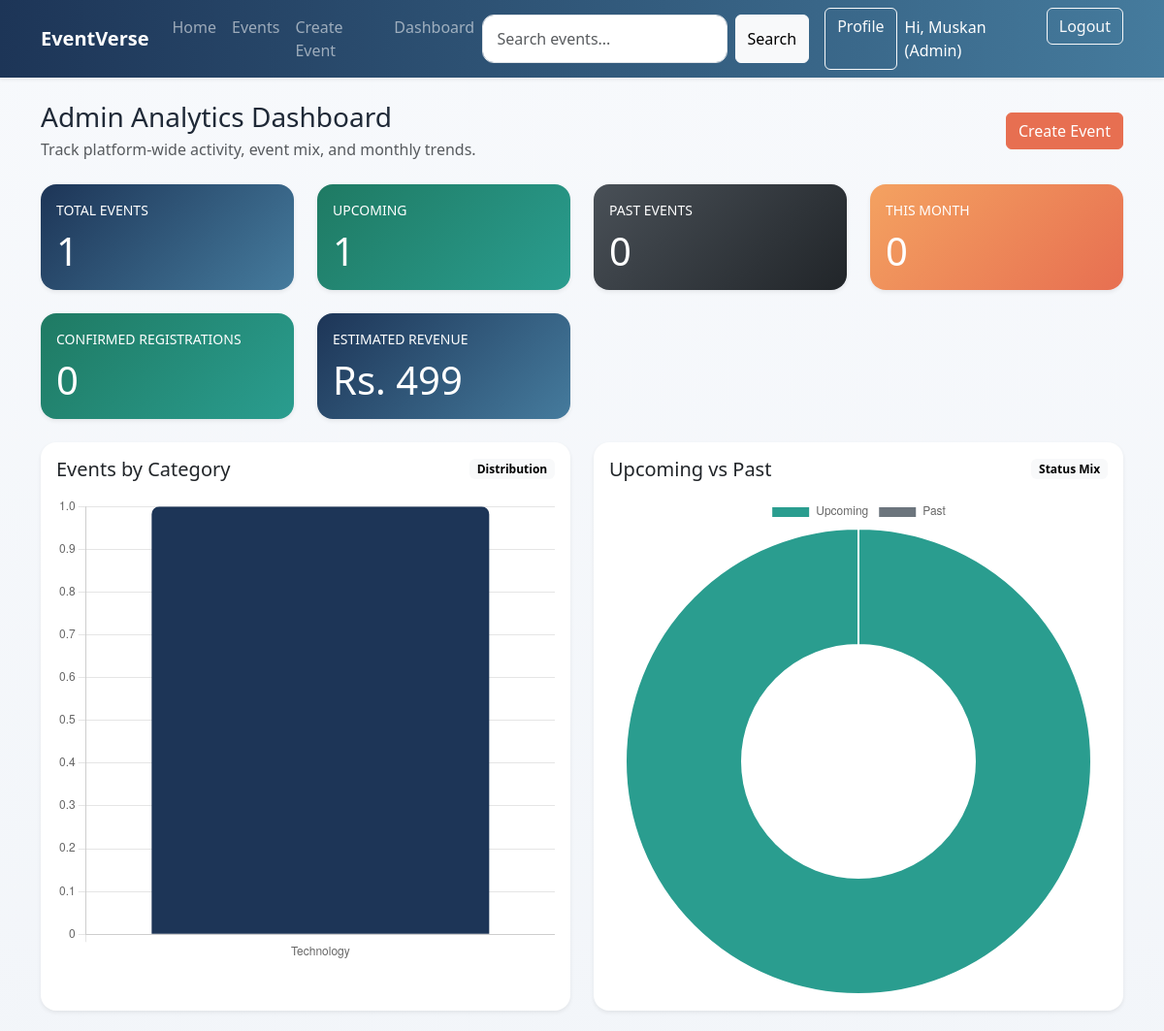
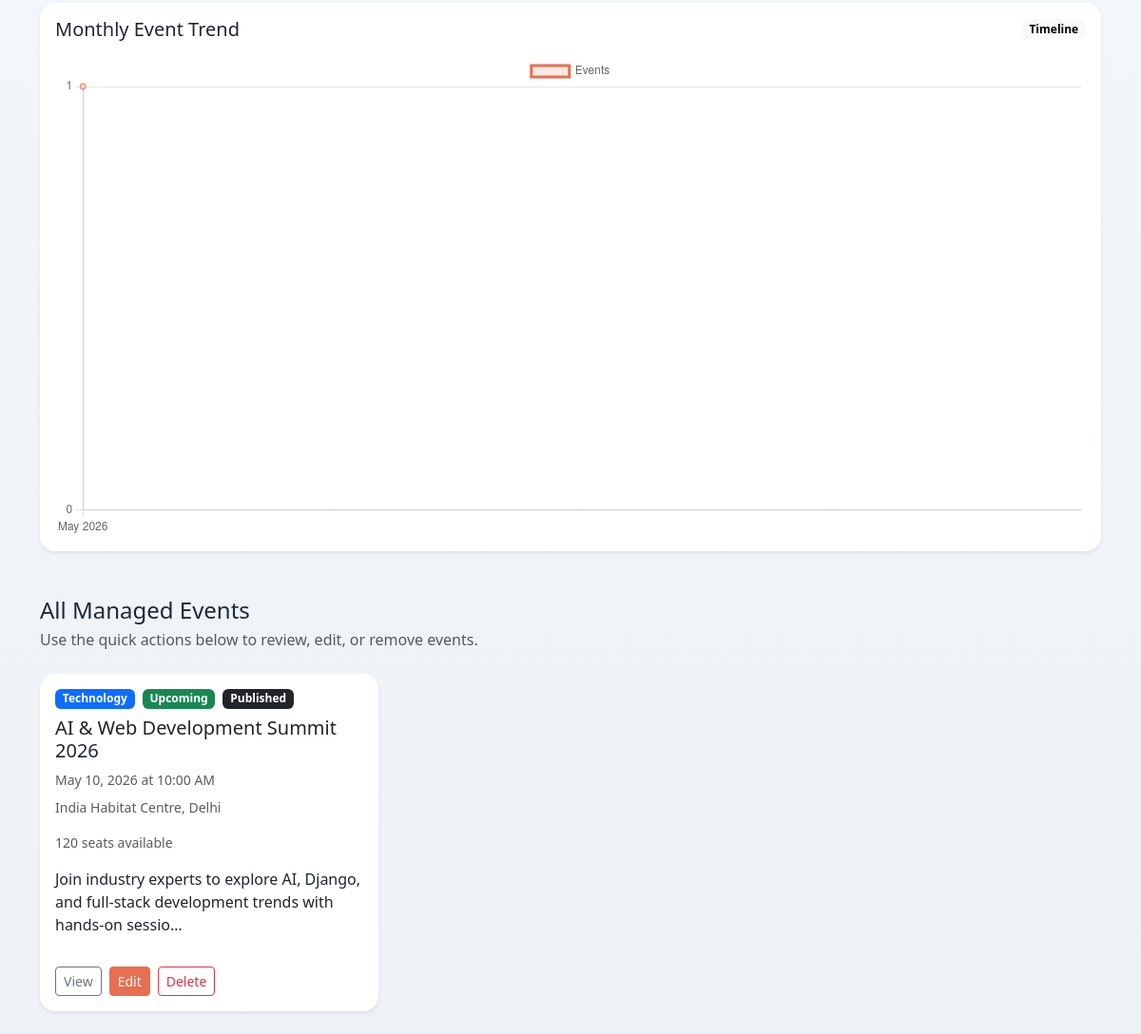
Page /dashboard/ (signed in) on the earlier database version (2 pictures, top to bottom).
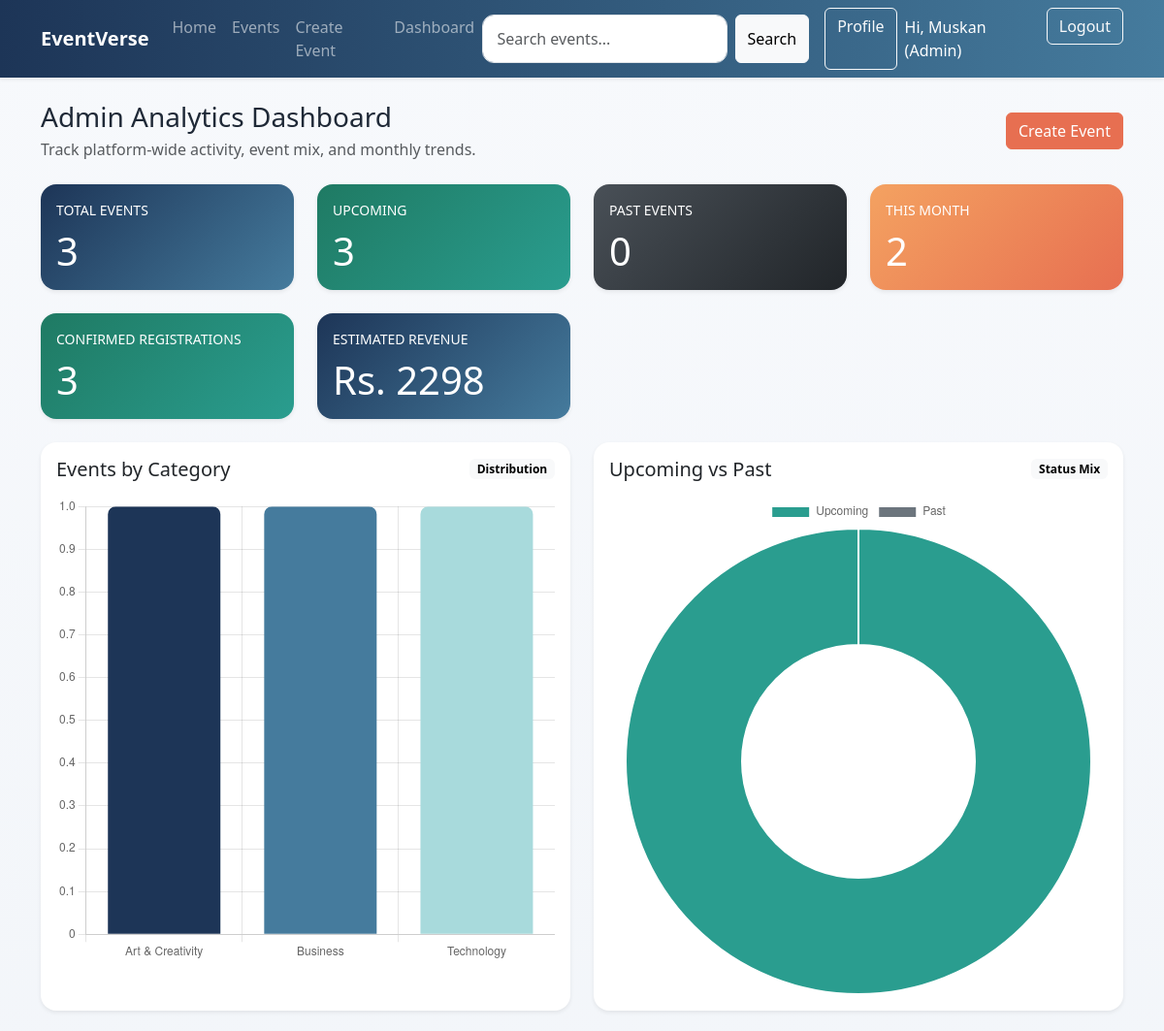
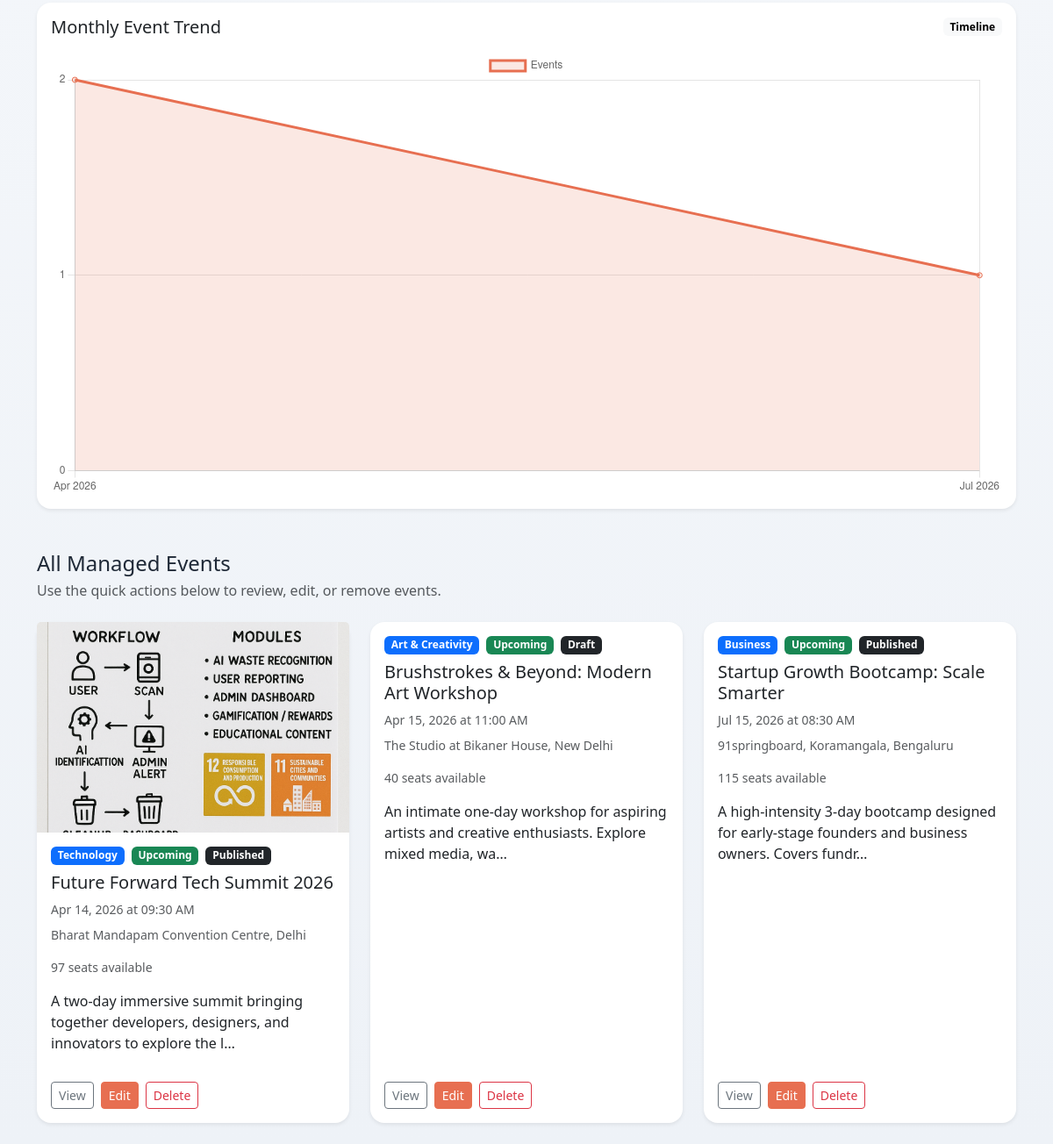
Same page on the later database version (2 pictures, top to bottom).
### events/models.py (models this page shows, shortened)
class Event(models.Model):
    class Status(models.TextChoices):
        DRAFT = 'draft', 'Draft'
        PUBLISHED = 'published', 'Published'
        CANCELLED = 'cancelled', 'Cancelled'
        COMPLETED = 'completed', 'Completed'
    title = models.CharField(max_length=200)
    slug = models.SlugField(max_length=220, unique=True, blank=True)
    description = models.TextField()
    category = models.ForeignKey(Category, on_delete=models.PROTECT, related_name='events')
    organizer = models.ForeignKey(
        settings.AUTH_USER_MODEL,
        on_delete=models.CASCADE,
        related_name='organized_events',
    )
    venue = models.CharField(max_length=255)
    city = models.CharField(max_length=120)
    start_date = models.DateField()
    end_date = models.DateField()
    start_time = models.TimeField()
    end_time = models.TimeField()
    capacity = models.PositiveIntegerField(default=1)
    price = models.DecimalField(max_digits=10, decimal_places=2, default=Decimal('0.00'))
    status = models.CharField(max_length=20, choices=Status.choices, default=Status.DRAFT)
    image = models.ImageField(upload_to='events/', blank=True, null=True)
    google_maps_url = models.URLField(blank=True)
    created_at = models.DateTimeField(auto_now_add=True)
    class Meta:
        ordering = ['start_date', 'start_time', '-created_at']
    @property
    def event_timing_status(self):
        return 'Upcoming' if self.start_datetime >= timezone.now() else 'Past'
    @property
    def start_datetime(self):
        return timezone.make_aware(datetime.combine(self.start_date, self.start_time))
    @property
    def confirmed_seats(self):
        return (
            self.registrations.filter(status=Registration.Status.CONFIRMED)
            .aggregate(total=models.Sum('seat_count'))
            .get('total')
            or 0
        )
    @property
    def available_seats(self):
        return max(self.capacity - self.confirmed_seats, 0)
    @property
    def primary_media(self):
        media_item = self.media_assets.first()
        if media_item:
            return media_item
        if self.image:
            return type('LegacyImage', (), {'media_type': EventMedia.MediaType.IMAGE, 'file': self.image})()
        return None

class Category(models.Model):
    name = models.CharField(max_length=100, unique=True)
    class Meta:
        ordering = ['name']

class EventMedia(models.Model):
    class MediaType(models.TextChoices):
        IMAGE = 'image', 'Image'
        VIDEO = 'video', 'Video'
    event = models.ForeignKey(Event, on_delete=models.CASCADE, related_name='media_assets')
    file = models.FileField(upload_to='events/media/')
    media_type = models.CharField(max_length=10, choices=MediaType.choices)
    created_at = models.DateTimeField(auto_now_add=True)
    class Meta:
        ordering = ['created_at', 'id']

### dashboard/views.py (the view)
# urls.py: path('', DashboardView.as_view(), name='dashboard-home'),
class DashboardView(LoginRequiredMixin, TemplateView):
    template_name = 'dashboard/dashboard.html'
    def dispatch(self, request, *args, **kwargs):
        if not is_organizer_or_admin(request.user):
            messages.info(request, 'Dashboard analytics are available for organizer and admin accounts.')
            return redirect('events:event-list')
        return super().dispatch(request, *args, **kwargs)
    def get_queryset(self):
        queryset = Event.objects.select_related('organizer', 'category').prefetch_related('media_assets')
        if get_user_role(self.request.user) != 'admin':
            queryset = queryset.filter(organizer=self.request.user)
        return queryset
    def get_context_data(self, **kwargs):
        context = super().get_context_data(**kwargs)
        queryset = self.get_queryset()
        now = timezone.now()
        paginator = Paginator(queryset, 6)
        page_number = self.request.GET.get('page')
        page_obj = paginator.get_page(page_number)
        category_stats = list(
            queryset.values('category__name')
            .annotate(total=Count('id'))
            .order_by('category__name')
        )
        monthly_stats = list(
            queryset.annotate(month=TruncMonth('start_date'))
            .values('month')
            .annotate(total=Count('id'))
            .order_by('month')
        )
        registrations = Registration.objects.filter(event__in=queryset)
        if get_user_role(self.request.user) != 'admin':
            registrations = registrations.filter(event__organizer=self.request.user)
        total_revenue = queryset.aggregate(total=Sum('price'))['total'] or 0
        confirmed_registrations = registrations.filter(status='confirmed').count()
        context.update(
            {
                'events': page_obj.object_list,
                'page_obj': page_obj,
                'paginator': paginator,
                'is_paginated': page_obj.has_other_pages(),
                'total_events': queryset.count(),
                'upcoming_events': queryset.filter(start_date__gte=now.date()).count(),
                'past_events': queryset.filter(end_date__lt=now.date()).count(),
                'this_month_events': queryset.filter(start_date__year=now.year, start_date__month=now.month).count(),
                'confirmed_registrations': confirmed_registrations,
                'estimated_revenue': total_revenue,
                'chart_category_labels': json.dumps(
                    [item['category__name'] for item in category_stats]
                ),
                'chart_category_totals': json.dumps([item['total'] for item in category_stats]),
                'chart_status_totals': json.dumps(
                    [
                        queryset.filter(start_date__gte=now.date()).count(),
                        queryset.filter(end_date__lt=now.date()).count(),
                    ]
                ),
                'chart_month_labels': json.dumps(
                    [item['month'].strftime('%b %Y') for item in monthly_stats if item['month']]
                ),
                'chart_month_totals': json.dumps([item['total'] for item in monthly_stats]),
                'dashboard_role': get_user_role(self.request.user),
            }
        )
        return context

### accounts/context_processors.py (called while the page is built)
def user_role(request):
    return {'user_role': get_user_role(request.user)}

### accounts/utils.py (called while the page is built)
def get_user_role(user):
    if not user.is_authenticated:
        return None
    if user.is_staff or user.is_superuser:
        return 'admin'
    return UserProfile.objects.filter(user=user).values_list('role', flat=True).first() or UserProfile.Role.ATTENDEE

def is_organizer_or_admin(user):
    role = get_user_role(user)
    return role in {'organizer', 'admin'}

### templates/dashboard/dashboard.html (shortened to what the changed rows need)
{% extends 'base.html' %}
{% block content %}
<div class="d-flex flex-column flex-md-row justify-content-between align-items-md-center gap-3 mb-4">
    <div>
        <h1 class="h3 mb-1">{% if dashboard_role == 'admin' %}Admin Analytics Dashboard{% else %}Organizer Dashboard{% endif %}</h1>
    </div>
</div>
<div class="row g-4 mb-4">
    <div class="col-md-6 col-xl-3">
        <div class="card border-0 shadow-sm stat-card stat-card-primary">
            <div class="card-body">
                <p class="text-uppercase small mb-2">Total Events</p>
                <h2 class="display-6 mb-0">{{ total_events }}</h2>
            </div>
        </div>
    </div>
    <div class="col-md-6 col-xl-3">
        <div class="card border-0 shadow-sm stat-card stat-card-success">
            <div class="card-body">
                <p class="text-uppercase small mb-2">Upcoming</p>
                <h2 class="display-6 mb-0">{{ upcoming_events }}</h2>
            </div>
        </div>
    </div>
    <div class="col-md-6 col-xl-3">
        <div class="card border-0 shadow-sm stat-card stat-card-dark">
            <div class="card-body">
                <h2 class="display-6 mb-0">{{ past_events }}</h2>
            </div>
        </div>
    </div>
    <div class="col-md-6 col-xl-3">
        <div class="card border-0 shadow-sm stat-card stat-card-accent">
            <div class="card-body">
                <p class="text-uppercase small mb-2">This Month</p>
                <h2 class="display-6 mb-0">{{ this_month_events }}</h2>
            </div>
        </div>
    </div>
    <div class="col-md-6 col-xl-3">
        <div class="card border-0 shadow-sm stat-card stat-card-success">
            <div class="card-body">
                <p class="text-uppercase small mb-2">Confirmed Registrations</p>
                <h2 class="display-6 mb-0">{{ confirmed_registrations }}</h2>
            </div>
        </div>
    </div>
    <div class="col-md-6 col-xl-3">
        <div class="card border-0 shadow-sm stat-card stat-card-primary">
            <div class="card-body">
                <p class="text-uppercase small mb-2">Estimated Revenue</p>
                <h2 class="display-6 mb-0">Rs. {{ estimated_revenue }}</h2>
            </div>
        </div>
    </div>
</div>
<div class="row g-4 mb-5">
    <div class="col-lg-6">
        <div class="card border-0 shadow-sm h-100">
            <div class="card-body">
                <div class="d-flex justify-content-between align-items-center mb-3">
                    <h2 class="h5 mb-0">Events by Category</h2>
                    <span class="badge text-bg-light">Distribution</span>
                </div>
                <canvas id="categoryChart" height="280"></canvas>
            </div>
        </div>
    </div>
    <div class="col-lg-6">
        <div class="card border-0 shadow-sm h-100">
            <div class="card-body">
                <div class="d-flex justify-content-between align-items-center mb-3">
                    <h2 class="h5 mb-0">Upcoming vs Past</h2>
                </div>
            </div>
        </div>
    </div>
    <div class="col-12">
        <div class="card border-0 shadow-sm">
            <div class="card-body">
                <div class="d-flex justify-content-between align-items-center mb-3">
                    <h2 class="h5 mb-0">Monthly Event Trend</h2>
                    <span class="badge text-bg-light">Timeline</span>
                </div>
                <canvas id="monthlyChart" height="140"></canvas>
            </div>
        </div>
    </div>
</div>
<div class="d-flex justify-content-between align-items-center mb-4">
    <div>
        <h2 class="h4 mb-1">{% if dashboard_role == 'admin' %}All Managed Events{% else %}My Events{% endif %}</h2>
    </div>
</div>
<div class="row g-4">
    {% for event in events %}
        <div class="col-md-6 col-lg-4">
            <div class="card h-100 border-0 shadow-sm event-card">
                {% with primary_media=event.primary_media %}
                    {% if primary_media %}
                        {% if primary_media.media_type == 'video' %}
                            <video class="card-img-top event-card-image" controls preload="metadata">
                                <source src="{{ primary_media.file.url }}">
                            </video>
                        {% else %}
                            <img src="{{ primary_media.file.url }}" class="card-img-top event-card-image" alt="{{ event.title }}">
                        {% endif %}
                    {% endif %}
                {% endwith %}
                <div class="card-body d-flex flex-column">
                    <div class="d-flex flex-wrap gap-2 mb-2">
                        <span class="badge text-bg-primary">{{ event.category.name }}</span>
                        <span class="badge {% if event.event_timing_status == 'Upcoming' %}text-bg-success{% else %}text-bg-secondary{% endif %}">{{ event.event_timing_status }}</span>
                        <span class="badge text-bg-dark">{{ event.get_status_display }}</span>
                    </div>
                    <h2 class="h5">{{ event.title }}</h2>
                    <p class="text-muted small mb-2">{{ event.start_date|date:"M d, Y" }} at {{ event.start_time|time:"h:i A" }}</p>
                    <p class="text-muted small mb-3">{{ event.venue }}, {{ event.city }}</p>
                    <p class="text-muted small mb-3">{{ event.available_seats }} seat{{ event.available_seats|pluralize }} available</p>
                    <p class="flex-grow-1">{{ event.description|truncatechars:100 }}</p>
                    <div class="d-flex gap-2 mt-3">
                        <a href="{% url 'events:event-detail' event.pk %}" class="btn btn-outline-secondary btn-sm">View</a>
                        <a href="{% url 'events:event-update' event.pk %}" class="btn btn-brand btn-sm">Edit</a>
                        <a href="{% url 'events:event-delete' event.pk %}" class="btn btn-outline-danger btn-sm">Delete</a>
                    </div>
                </div>
            </div>
        </div>
    {% endfor %}
</div>
{% endblock %}
{% block extra_js %}
<script>
    const categoryLabels = {{ chart_category_labels|safe }};
    const categoryTotals = {{ chart_category_totals|safe }};
    const statusTotals = {{ chart_status_totals|safe }};
    const monthLabels = {{ chart_month_labels|safe }};
    const monthTotals = {{ chart_month_totals|safe }};
    if (document.getElementById('categoryChart')) {
        new Chart(document.getElementById('categoryChart'), {
            type: 'bar',
            data: {
                labels: categoryLabels,
                datasets: [{
                    label: 'Events',
                    data: categoryTotals,
                    backgroundColor: ['#1d3557', '#457b9d', '#a8dadc', '#f4a261', '#e76f51', '#2a9d8f', '#6c757d'],
                    borderRadius: 8
                }]
            },
            options: {
                responsive: true,
                plugins: { legend: { display: false } }
            }
        });
    }
    if (document.getElementById('statusChart')) {
        new Chart(document.getElementById('statusChart'), {
            type: 'doughnut',
            data: {
                labels: ['Upcoming', 'Past'],
                datasets: [{
                    data: statusTotals,
                    backgroundColor: ['#2a9d8f', '#6c757d']
                }]
            },
            options: { responsive: true }
        });
    }
    if (document.getElementById('monthlyChart')) {
        new Chart(document.getElementById('monthlyChart'), {
            type: 'line',
            data: {
                labels: monthLabels,
                datasets: [{
                    label: 'Events',
                    data: monthTotals,
                    fill: true,
                    tension: 0.35,
                    borderColor: '#e76f51',
                    backgroundColor: 'rgba(231, 111, 81, 0.16)'
                }]
            },
            options: {
                responsive: true,
                scales: {
                    y: {
                        beginAtZero: true,
                        ticks: { precision: 0 }
                    }
                }
            }
        });
    }
</script>
{% endblock %}

Differences in the rows shown:
changed Event "Delhi": title "AI & Web Development Summit 2026" → "Future Forward Tech Summit 2026"; start_date "May 10, 2026" → "Apr 14, 2026"; start_time "10:00 AM" → "09:30 AM"; venue "India Habitat Centre" → "Bharat Mandapam Convention Centre"; available_seats "120" → "97"; description "Join industry experts to explore AI, Django, and full-stack development trends with hands-on sessio…" → "A two-day immersive summit bringing together developers, designers, and innovators to explore the l…"
added Event: category.name "Art & Creativity", event_timing_status "Upcoming", status "Draft", title "Brushstrokes & Beyond: Modern Art Workshop", start_date "Apr 15, 2026", start_time "11:00 AM", venue "The Studio at Bikaner House", city "New Delhi", available_seats "40", description "An intimate one-day workshop for aspiring artists and creative enthusiasts. Explore mixed media, wa…"
added Event: category.name "Business", event_timing_status "Upcoming", status "Published", title "Startup Growth Bootcamp: Scale Smarter", start_date "Jul 15, 2026", start_time "08:30 AM", venue "91springboard, Koramangala", city "Bengaluru", available_seats "115", description "A high-intensity 3-day bootcamp designed for early-stage founders and business owners. Covers fundr…"
Other differences:
{{ total_events }}: "1" → "3"
{{ upcoming_events }}: "1" → "3"
{{ this_month_events }}: "0" → "2"
{{ confirmed_registrations }}: "0" → "3"
{{ estimated_revenue }}: "499" → "2298"
chart data {{ chart_category_labels|safe }}: ["Technology"] → ["Art & Creativity", "Business", "Technology"]
chart data {{ chart_category_totals|safe }}: [1] → [1, 1, 1]
chart data {{ chart_status_totals|safe }}: [1, 0] → [3, 0]
chart data {{ chart_month_totals|safe }}: [1] → [2, 1]
